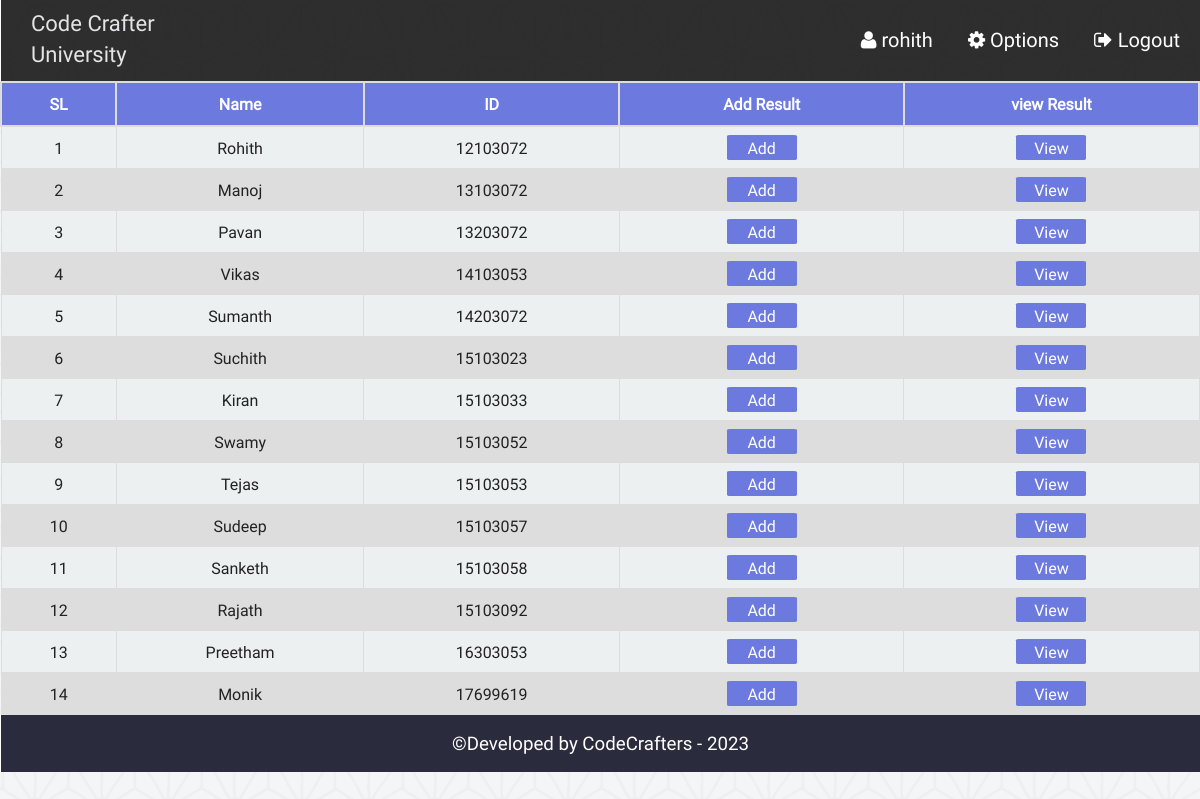
Page /admin/st_result.php (signed in) on the committed database.
### tables this page shows
CREATE TABLE `st_info` (
  `st_id` int(11) NOT NULL,
  `name` varchar(100) NOT NULL,
  `password` varchar(32) NOT NULL,
  `email` varchar(50) NOT NULL,
  `bday` date NOT NULL,
  `program` varchar(10) NOT NULL,
  `contact` varchar(20) NOT NULL,
  `gender` varchar(10) NOT NULL,
  `address` varchar(255) NOT NULL,
  `img` varchar(255) DEFAULT NULL
);

### admin/php/functions.php (called while the page is built, shortened)
<?php
class login_registration_class{
	public function get_all_student(){
		global $conn;
		$sql = "select * from st_info order by st_id ASC";
		$query = $conn->query($sql);
		return $query;
	}
};
?>

### admin/st_result.php (the view, shortened to what this page needs)
<?php
	require "php/config.php";
	require_once "php/functions.php";
	$user = new login_registration_class();
?>
<?php
include "php/headertop_admin.php";
?>
<div class="all_student fix">
		<table class="tab_one" style="text-align:center;">
			<tr>
				<th style="text-align:center;">SL</th>
				<th style="text-align:center;">Name</th>
				<th style="text-align:center;">ID</th>
				<th style="text-align:center;">Add Result</th>
				<th style="text-align:center;">view Result</th>
			</tr>
			<?php
			$i=0;
				$alluser = $user->get_all_student();
				while($rows = $alluser->fetch_assoc()){
				$i++;
		?>
			<tr>
				<td><?php echo $i;?></td>
				<td><?php echo $rows['name'];?></td>
				<td><?php echo $rows['st_id'];?></td>
				<td><a style="text-decoration:none;color:white;" href="add_result.php?ar=<?php echo $rows['st_id']; ?>&vn=<?php echo $rows['name'];?>"><button class="add_btn">Add</button></a></td>
				<td><a style="text-decoration:none;color:white;" href="view_result.php?vr=<?php echo $rows['st_id']; ?>&vn=<?php echo $rows['name'];?>"><button class="add_btn">View</button></a></td>
			</tr>
			<?php } ?>
		</table>
</div>
<?php include "php/footerbottom.php";?>

### admin/css/style.css (style rules this page uses)
html { color: #222; font-size: 1em; line-height: 1.4; }
a { text-decoration:none; }
.fix { overflow:hidden; }
.add_btn { width:70px; height:25px; text-align: center; background-color: #6c7ae0; border-radius: 5%; border: none; }
.st_reg th, td { padding: 8px; }
table.tab_one { width:100%; }
table.tab_one th { background:#6c7ae0; padding:10px; font-weight:bold; text-align:left; color:white; }
table.tab_one td { border:1px solid #ddd; padding:8px; }
table.tab_one td a { text-decoration:none; }
table.tab_one tr:nth-child(odd) { background:#ddd; }
table.tab_one tr:nth-child(even) { background:#ecf0f1; }
.all_student { min-height:450px; }
table.att_tab tr,td,th { border:2px solid #ddd; border-collapse:collapse; padding:8px; }

### rows in the picture
st_info: name "Rohith", st_id "12103072"
st_info: name "Manoj", st_id "13103072"
st_info: name "Pavan", st_id "13203072"
st_info: name "Vikas", st_id "14103053"
st_info: name "Sumanth", st_id "14203072"
st_info: name "Suchith", st_id "15103023"
st_info: name "Kiran", st_id "15103033"
st_info: name "Swamy", st_id "15103052"
st_info: name "Tejas", st_id "15103053"
st_info: name "Sudeep", st_id "15103057"
st_info: name "Sanketh", st_id "15103058"
st_info: name "Rajath", st_id "15103092"
st_info: name "Preetham", st_id "16303053"
st_info: name "Monik", st_id "17699619"

### other values in the picture
$admin_name "rohith"
